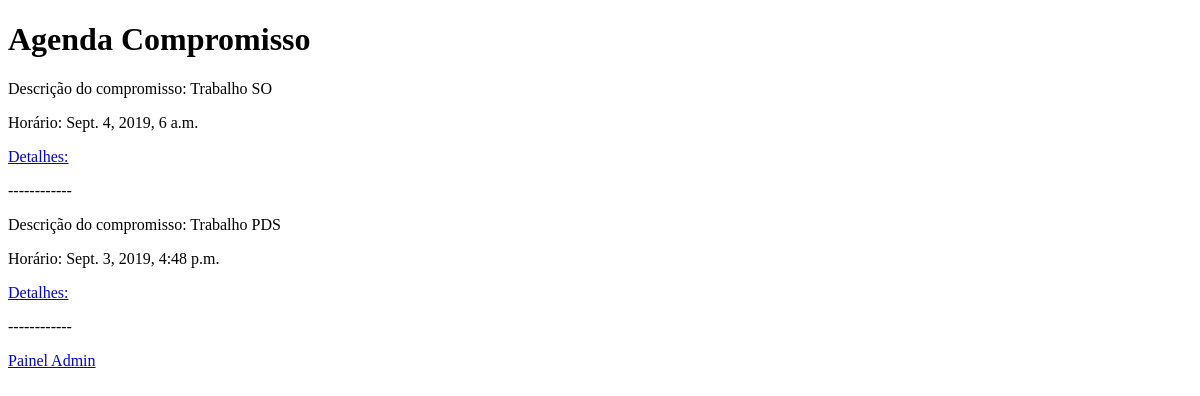
The app's page /, older data.
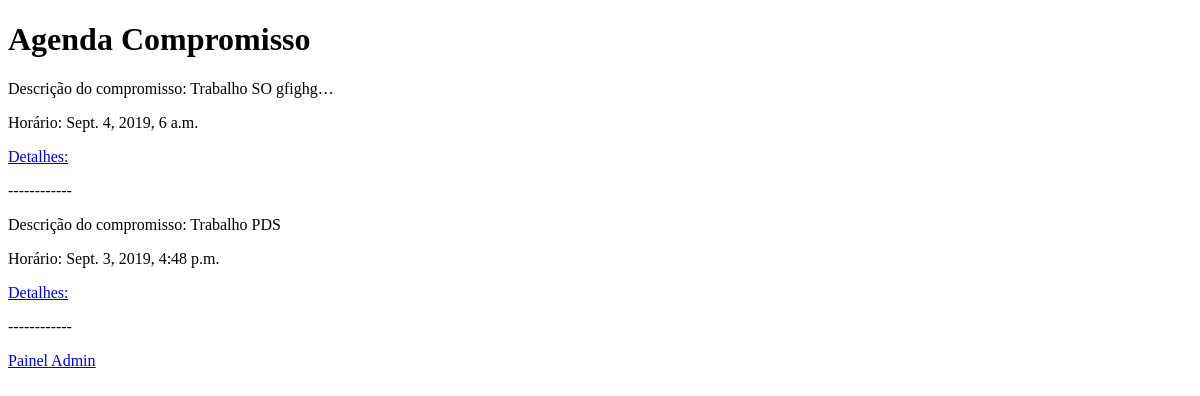
The same page, newer data.
### compromisso/models.py (models this page shows, shortened)
class Compromisso(models.Model):
	descricao = models.TextField()
	horario = models.DateTimeField() # default=timezone.now
	local = models.TextField()

### compromisso/views.py (the view)
# urls.py: path('', views.index, name='index'),
def index(request):
    compromissos_list = Compromisso.objects.order_by('-horario')[:20];
    data_hoje = datetime.now()
    context = {'compromissos_list': compromissos_list, 'data_hoje': data_hoje}
    return render(request, 'compromisso/index.html', context)

### compromisso/templates/compromisso/index.html (shortened to what this page needs)
<!DOCTYPE html>
<html>
<head>
</head>
<body>
	<h1>Agenda Compromisso</h1>
	{% if compromissos_list %}
		{% for compromisso in compromissos_list %}
			{% if compromisso.horario|date:"M, d, Y" == data_hoje|date:"M, d, Y" %}
				<b>Descrição do compromisso: {{ compromisso.descricao|truncatechars:20 }}</b> <br>
				<b>Horário: {{ compromisso.horario }}</b> <br>
				<b><a href="{% url 'compromisso:detalhe' compromisso.id %}">Detalhes:</a></b> <br>
			{% else %}
				<p>Descrição do compromisso: {{ compromisso.descricao|truncatechars:20 }}</p>
				<p>Horário: {{ compromisso.horario }}</p>
				<p><a href="{% url 'compromisso:detalhe' compromisso.id %}">Detalhes:</a></p>
			{% endif %}
			<p>------------</p>
		{% endfor %}
	{% else %}
		<p>Nenhuma mensagem cadastrada</p>
	{% endif %}
	<a href="http://localhost:8000/admin/">Painel Admin</a>
</body>
</html>

Row changes from the older to the newer data that the page shows:
changed Compromisso: descricao "Trabalho SO" → "Trabalho SO gfighg…"
